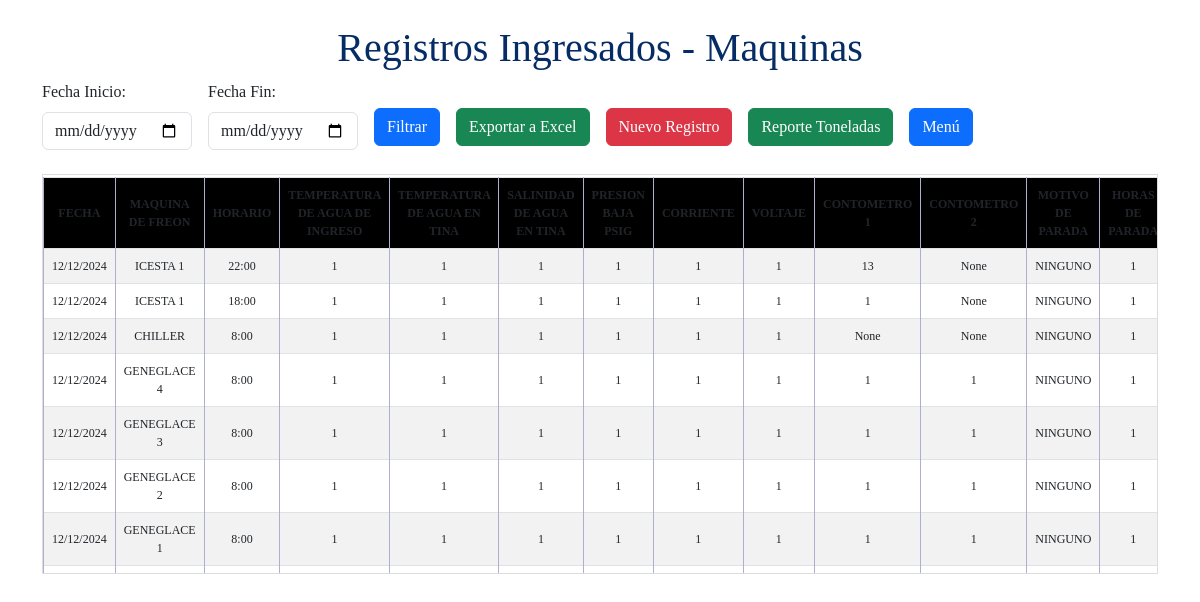
/visualizarmq/, run on the app's committed database.
### myapp/models.py (models this page shows, shortened)
class RegistroMaquinas(models.Model):
    MAQUINA_DE_FREON = [
        ('ICESTA 1','ICESTA 1'),
        ('ICESTA 2','ICESTA 2'),
        ('ICESTA 3','ICESTA 3'),
        ('ICESTA 4','ICESTA 4'),
        ('ICESTA 5','ICESTA 5'),
        ('ICESTA 6','ICESTA 6'),
        ('ICESTA 7','ICESTA 7'),
        ('ICESTA 8','ICESTA 8'),
        ('ICESTA 9','ICESTA 9'),
        ('ICESTA 10','ICESTA 10'),
        ('ICESTA 11','ICESTA 11'),
        ('ICESTA 12','ICESTA 12'),
        ('ICESTA 13','ICESTA 13'),
        ('ICESTA 14','ICESTA 14'),
        ('ICESTA 15','ICESTA 15'),
        ('ICESTA 16','ICESTA 16'),
        ('ICESTA 17','ICESTA 17'),
        ('ICESTA 18','ICESTA 18'),
        ('ICESTA 19','ICESTA 19'),
        ('ICESTA 20','ICESTA 20'),
        ('HOWE 1','HOWE 1'),
        ('HOWE 2','HOWE 2'),
        ('HOWE 3','HOWE 3'),
        ('GENEGLACE 1','GENEGLACE 1'),
        ('GENEGLACE 2','GENEGLACE 2'),
        ('GENEGLACE 3','GENEGLACE 3'),
        ('GENEGLACE 4','GENEGLACE 4'),
        ('CHILLER','CHILLER'),
    ]
    HORARIO =[
        ('8:00','8:00'),
        ('18:00','18:00'),
        ('22:00','22:00'),
    ]
    MOT_PARADA = [
        ('NINGUNO', 'NINGUNO'),
        ('SILO LLENO', 'SILO LLENO'),
        ('VOLTAJE ALTO', 'VOLTAJE ALTO'),
        ('FALLA ELÉCTRICA', 'FALLA ELÉCTRICA'),
        ('FALLA MECÁNICA', 'FALLA MECÁNICA'),
        ('FALLA REFRIGERACION', 'FALLA REFRIGERACION'),
        ('MTTO. PLANIFICADO', 'MTTO. PLANIFICADO'),
        ('CORTE DE ENERGÍA', 'CORTE DE ENERGÍA'),
        ('REPARACIÓN DE BAZUCA', 'REPARACIÓN DE BAZUCA'),
    ]
    FECHA = models.DateField(auto_now_add=True)
    HORA = models.TimeField(auto_now_add=True)
    MAQUINA_DE_FREON = models.CharField(max_length=20, choices=MAQUINA_DE_FREON, default='ICESTA 1')
    HORARIO = models.CharField(max_length=20, choices=HORARIO, default="8:00")
    TEMPERATURA_DE_AGUA_DE_INGRESO = models.PositiveIntegerField()
    TEMPERATURA_DE_AGUA_DE_TINA = models.PositiveIntegerField()
    SALINIDAD_DE_AGUA_EN_TINA = models.PositiveIntegerField()
    PRESION_BAJA_PSIG = models.PositiveIntegerField()
    CORRIENTE = models.PositiveIntegerField()
    VOLTAJE = models.PositiveIntegerField()
    CONTOMETRO_1 = models.PositiveIntegerField(null=True,blank=True)
    CONTOMETRO_2 = models.PositiveIntegerField(null=True,blank=True)
    MOTIVO_DE_PARADA = models.CharField(max_length=25, choices=MOT_PARADA, default='NINGUNO')
    HORAS_DE_PARADA=models.PositiveIntegerField(null=True,blank=True)
    class Meta:
        constraints = [
            models.UniqueConstraint(fields=['MAQUINA_DE_FREON', 'FECHA', 'HORARIO'], name='unique_MAQUINA_DE_FREON_per_day')
        ]

### myapp/views.py (the view, shortened to what this page needs)
# urls.py: path('visualizarmq/', views.visualizar_registros_maquinas, name='visualizar_registros_maquinas'),
def visualizar_registros_maquinas(request):
    fecha_inicio = request.GET.get('fecha_inicio')
    fecha_fin = request.GET.get('fecha_fin')
    if fecha_inicio and fecha_fin:
        registros = RegistroMaquinas.objects.filter(FECHA__range=[fecha_inicio, fecha_fin]).order_by('-FECHA').order_by('-HORA')[:28]
    else:
        registros = RegistroMaquinas.objects.all().order_by('FECHA').order_by('-HORA')[:28]
    return render(request, 'mi_app/visualizar_mq.html', {'registros': registros})

### myapp/templates/mi_app/visualizar_mq.html (shortened to what this page needs)
{% load static %}
<!DOCTYPE html>
<html lang="en">
<head>
    <link href="https://cdn.jsdelivr.net/npm/bootstrap@5.3.0-alpha1/dist/css/bootstrap.min.css" rel="stylesheet">
    <link rel="stylesheet" href="{% static 'visu.css' %}">
</head>
<body>
    <div class="container mt-4">
        <div class="text-center">
            <h1 class="text-primary-emphasis">Registros Ingresados - Maquinas</h1>
        </div>
        <form method="GET" action="{% url 'visualizar_registros_maquinas' %}" class="row g-3 align-items-center mb-4">
            <div class="col-auto">
                <label for="fecha_inicio" class="form-label">Fecha Inicio:</label>
                <input type="date" id="fecha_inicio" name="fecha_inicio" class="form-control" value="{{ request.GET.fecha_inicio }}">
            </div>
            <div class="col-auto">
                <label for="fecha_fin" class="form-label">Fecha Fin:</label>
                <input type="date" id="fecha_fin" name="fecha_fin" class="form-control" value="{{ request.GET.fecha_fin }}">
            </div>
            <div class="col-auto">
                <button type="submit" class="btn btn-primary mt-4">Filtrar</button>
            </div>
            <div class="col-auto">
                <button type="submit" name="exportar" value="excel" class="btn btn-success mt-4">Exportar a Excel</button>
            </div>
            <div class="col-auto">
                <a href="{% url 'registro_maquinas' %}"><button type="button" class="btn btn-danger mt-4">Nuevo Registro</button></a>
            </div>
            <div class="col-auto">
                <a href="{% url 'reporte_detallado' %}"><button type="button" class="btn btn-success mt-4">Reporte Toneladas</button></a>
            </div>
            <div class="col-auto">
                <a href="{% url 'registro_list' %}"><button type="button" class="btn btn-primary mt-4">Menú</button></a>
            </div>
        </form>
        <div style="max-height: 400px; overflow-y: auto; border: 1px solid #ddd;">
            <table class="table table-bordered table-striped">
                <thead>
                    <tr>
                        <th>FECHA</th>
                        <th>MAQUINA DE FREON</th>
                        <th>HORARIO</th>
                        <th>TEMPERATURA DE AGUA DE INGRESO</th>
                        <th>TEMPERATURA DE AGUA EN TINA</th>
                        <th>SALINIDAD DE AGUA EN TINA</th>
                        <th>PRESION BAJA PSIG</th>
                        <th>CORRIENTE</th>
                        <th>VOLTAJE</th>
                        <th>CONTOMETRO 1</th>
                        <th>CONTOMETRO 2</th>
                        <th>MOTIVO DE PARADA</th>
                        <th>HORAS DE PARADA</th>
                    </tr>
                </thead>
                <tbody>
                    {% for registro in registros %}
                        <tr>
                            <td>{{ registro.FECHA|date:"d/m/Y" }}</td>
                            <td>{{ registro.MAQUINA_DE_FREON }}</td>
                            <td>{{ registro.HORARIO }}</td>
                            <td>{{ registro.TEMPERATURA_DE_AGUA_DE_INGRESO }}</td>
                            <td>{{ registro.TEMPERATURA_DE_AGUA_DE_TINA }}</td>
                            <td>{{ registro.SALINIDAD_DE_AGUA_EN_TINA }}</td>
                            <td>{{ registro.PRESION_BAJA_PSIG }}</td>
                            <td>{{ registro.CORRIENTE }}</td>
                            <td>{{ registro.VOLTAJE }}</td>
                            <td>{{ registro.CONTOMETRO_1 }}</td>
                            <td>{{ registro.CONTOMETRO_2 }}</td>
                            <td>{{ registro.MOTIVO_DE_PARADA }}</td>
                            <td>{{ registro.HORAS_DE_PARADA }}</td>
                        </tr>
                    {% empty %}
                        <tr>
                            <td colspan="9" class="text-center">No hay registros disponibles.</td>
                        </tr>
                    {% endfor %}
                </tbody>
            </table>
        </div>
    </div>
</body>
</html>

### myapp/static/visu.css (style rules this page uses)
body { font-family: 'Times New Roman', Times, serif; margin: 20; background-color: #FFFFFF; }
table { margin: 2px auto; width: 100%; border-collapse: collapse; }
th,td { border: 1px solid rgb(174, 174, 207); padding: 1rem; text-align: center; font-size: 12px; vertical-align: middle; }
thead { background-color: rgb(0, 0, 0); color: rgb(255, 255, 255); font-size: 68%; text-align: center; }

### myapp/templates/mi_app/visualizar_mq.html (style rules this page uses)
div[style*="max-height"] { position: relative; }
.table thead th { position: sticky; top: 0; background-color: #000000; z-index: 2; }

### data on the page
RegistroMaquinas: FECHA "12/12/2024", MAQUINA_DE_FREON "ICESTA 1", HORARIO "22:00", TEMPERATURA_DE_AGUA_DE_INGRESO "1", TEMPERATURA_DE_AGUA_DE_TINA "1", SALINIDAD_DE_AGUA_EN_TINA "1", PRESION_BAJA_PSIG "1", CORRIENTE "1", VOLTAJE "1", CONTOMETRO_1 "13", CONTOMETRO_2 "None", MOTIVO_DE_PARADA "NINGUNO", HORAS_DE_PARADA "1"
RegistroMaquinas: FECHA "12/12/2024", MAQUINA_DE_FREON "ICESTA 1", HORARIO "18:00", TEMPERATURA_DE_AGUA_DE_INGRESO "1", TEMPERATURA_DE_AGUA_DE_TINA "1", SALINIDAD_DE_AGUA_EN_TINA "1", PRESION_BAJA_PSIG "1", CORRIENTE "1", VOLTAJE "1", CONTOMETRO_1 "1", CONTOMETRO_2 "None", MOTIVO_DE_PARADA "NINGUNO", HORAS_DE_PARADA "1"
RegistroMaquinas: FECHA "12/12/2024", MAQUINA_DE_FREON "CHILLER", HORARIO "8:00", TEMPERATURA_DE_AGUA_DE_INGRESO "1", TEMPERATURA_DE_AGUA_DE_TINA "1", SALINIDAD_DE_AGUA_EN_TINA "1", PRESION_BAJA_PSIG "1", CORRIENTE "1", VOLTAJE "1", CONTOMETRO_1 "None", CONTOMETRO_2 "None", MOTIVO_DE_PARADA "NINGUNO", HORAS_DE_PARADA "1"
RegistroMaquinas: FECHA "12/12/2024", MAQUINA_DE_FREON "GENEGLACE 4", HORARIO "8:00", TEMPERATURA_DE_AGUA_DE_INGRESO "1", TEMPERATURA_DE_AGUA_DE_TINA "1", SALINIDAD_DE_AGUA_EN_TINA "1", PRESION_BAJA_PSIG "1", CORRIENTE "1", VOLTAJE "1", CONTOMETRO_1 "1", CONTOMETRO_2 "1", MOTIVO_DE_PARADA "NINGUNO", HORAS_DE_PARADA "1"
RegistroMaquinas: FECHA "12/12/2024", MAQUINA_DE_FREON "GENEGLACE 3", HORARIO "8:00", TEMPERATURA_DE_AGUA_DE_INGRESO "1", TEMPERATURA_DE_AGUA_DE_TINA "1", SALINIDAD_DE_AGUA_EN_TINA "1", PRESION_BAJA_PSIG "1", CORRIENTE "1", VOLTAJE "1", CONTOMETRO_1 "1", CONTOMETRO_2 "1", MOTIVO_DE_PARADA "NINGUNO", HORAS_DE_PARADA "1"
RegistroMaquinas: FECHA "12/12/2024", MAQUINA_DE_FREON "GENEGLACE 2", HORARIO "8:00", TEMPERATURA_DE_AGUA_DE_INGRESO "1", TEMPERATURA_DE_AGUA_DE_TINA "1", SALINIDAD_DE_AGUA_EN_TINA "1", PRESION_BAJA_PSIG "1", CORRIENTE "1", VOLTAJE "1", CONTOMETRO_1 "1", CONTOMETRO_2 "1", MOTIVO_DE_PARADA "NINGUNO", HORAS_DE_PARADA "1"
RegistroMaquinas: FECHA "12/12/2024", MAQUINA_DE_FREON "GENEGLACE 1", HORARIO "8:00", TEMPERATURA_DE_AGUA_DE_INGRESO "1", TEMPERATURA_DE_AGUA_DE_TINA "1", SALINIDAD_DE_AGUA_EN_TINA "1", PRESION_BAJA_PSIG "1", CORRIENTE "1", VOLTAJE "1", CONTOMETRO_1 "1", CONTOMETRO_2 "1", MOTIVO_DE_PARADA "NINGUNO", HORAS_DE_PARADA "1"
